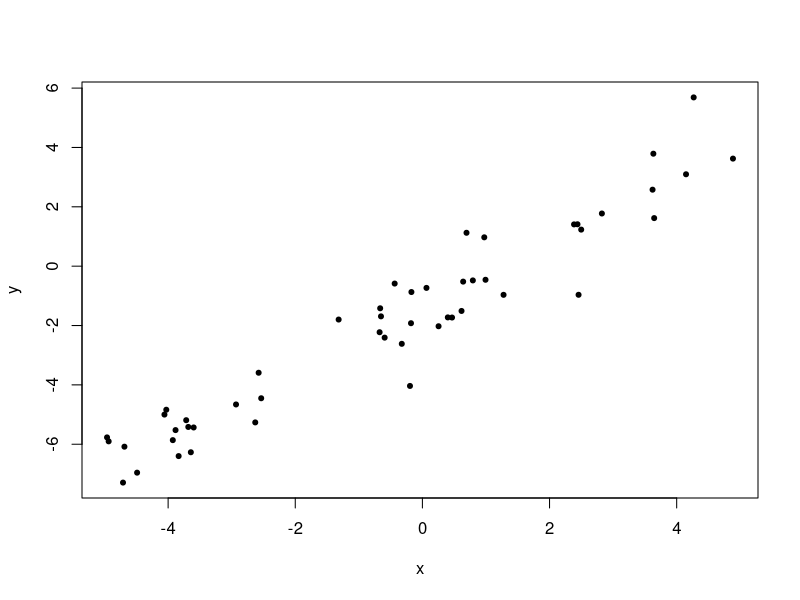

Generate this figure with R:
# Generate some data
n=50
x <- runif(n, -5, 5)
beta <- runif(2, -3, 3)
y <- beta[1] + beta[2] * x   + rnorm(n)

# Plot
plot(x, y, pch=20, col=)

# Fit a model
g <- lm(y ~ x)
summary(g)
